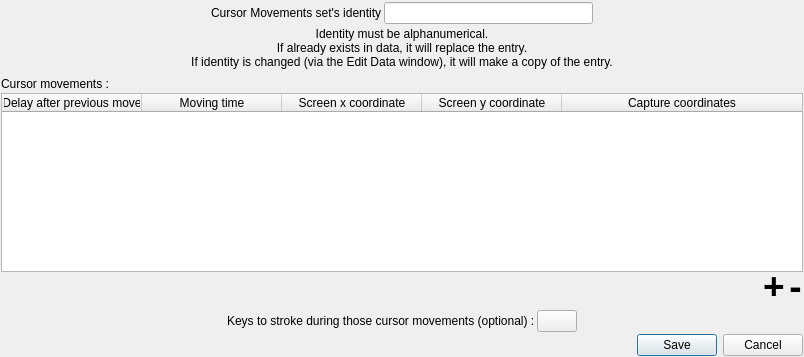
<?xml version="1.0" encoding="UTF-8"?>
<ui version="4.0">
 <class>CursorMovementsSelectedEditDialog</class>
 <widget class="QDialog" name="CursorMovementsSelectedEditDialog">
  <property name="geometry">
   <rect>
    <x>0</x>
    <y>0</y>
    <width>804</width>
    <height>357</height>
   </rect>
  </property>
  <property name="windowTitle">
   <string>Create/Edit/View a cursor movements set</string>
  </property>
  <layout class="QVBoxLayout" name="verticalLayout">
   <property name="spacing">
    <number>2</number>
   </property>
   <property name="leftMargin">
    <number>1</number>
   </property>
   <property name="topMargin">
    <number>1</number>
   </property>
   <property name="rightMargin">
    <number>1</number>
   </property>
   <property name="bottomMargin">
    <number>1</number>
   </property>
   <item>
    <spacer name="verticalSpacer_3">
     <property name="orientation">
      <enum>Qt::Orientation::Vertical</enum>
     </property>
     <property name="sizeType">
      <enum>QSizePolicy::Policy::Preferred</enum>
     </property>
     <property name="sizeHint" stdset="0">
      <size>
       <width>10</width>
       <height>10</height>
      </size>
     </property>
    </spacer>
   </item>
   <item>
    <widget class="QWidget" name="widget" native="true">
     <layout class="QHBoxLayout" name="horizontalLayout_6">
      <property name="spacing">
       <number>2</number>
      </property>
      <property name="leftMargin">
       <number>1</number>
      </property>
      <property name="topMargin">
       <number>1</number>
      </property>
      <property name="rightMargin">
       <number>1</number>
      </property>
      <property name="bottomMargin">
       <number>1</number>
      </property>
      <item>
       <spacer name="horizontalSpacer_8">
        <property name="orientation">
         <enum>Qt::Orientation::Horizontal</enum>
        </property>
        <property name="sizeHint" stdset="0">
         <size>
          <width>40</width>
          <height>20</height>
         </size>
        </property>
       </spacer>
      </item>
      <item>
       <widget class="QLabel" name="label_5">
        <property name="text">
         <string>Cursor Movements set's identity</string>
        </property>
       </widget>
      </item>
      <item>
       <widget class="QLineEdit" name="lineEdit"/>
      </item>
      <item>
       <spacer name="horizontalSpacer_9">
        <property name="orientation">
         <enum>Qt::Orientation::Horizontal</enum>
        </property>
        <property name="sizeHint" stdset="0">
         <size>
          <width>40</width>
          <height>20</height>
         </size>
        </property>
       </spacer>
      </item>
     </layout>
    </widget>
   </item>
   <item>
    <widget class="QLabel" name="label_3">
     <property name="text">
      <string>Identity must be alphanumerical.
If already exists in data, it will replace the entry.
If identity is changed (via the Edit Data window), it will make a copy of the entry.</string>
     </property>
     <property name="alignment">
      <set>Qt::AlignmentFlag::AlignCenter</set>
     </property>
    </widget>
   </item>
   <item>
    <spacer name="verticalSpacer_2">
     <property name="orientation">
      <enum>Qt::Orientation::Vertical</enum>
     </property>
     <property name="sizeType">
      <enum>QSizePolicy::Policy::Preferred</enum>
     </property>
     <property name="sizeHint" stdset="0">
      <size>
       <width>20</width>
       <height>20</height>
      </size>
     </property>
    </spacer>
   </item>
   <item>
    <widget class="QLabel" name="label">
     <property name="text">
      <string>Cursor movements :</string>
     </property>
    </widget>
   </item>
   <item>
    <widget class="QTableWidget" name="tableWidget">
     <property name="editTriggers">
      <set>QAbstractItemView::EditTrigger::NoEditTriggers</set>
     </property>
     <property name="showDropIndicator" stdset="0">
      <bool>false</bool>
     </property>
     <property name="dragDropOverwriteMode">
      <bool>false</bool>
     </property>
     <property name="alternatingRowColors">
      <bool>true</bool>
     </property>
     <property name="selectionMode">
      <enum>QAbstractItemView::SelectionMode::SingleSelection</enum>
     </property>
     <property name="selectionBehavior">
      <enum>QAbstractItemView::SelectionBehavior::SelectRows</enum>
     </property>
     <property name="columnCount">
      <number>5</number>
     </property>
     <attribute name="horizontalHeaderDefaultSectionSize">
      <number>140</number>
     </attribute>
     <attribute name="horizontalHeaderStretchLastSection">
      <bool>true</bool>
     </attribute>
     <attribute name="verticalHeaderVisible">
      <bool>false</bool>
     </attribute>
     <column>
      <property name="text">
       <string>Delay after previous move</string>
      </property>
     </column>
     <column>
      <property name="text">
       <string>Moving time</string>
      </property>
     </column>
     <column>
      <property name="text">
       <string>Screen x coordinate</string>
      </property>
     </column>
     <column>
      <property name="text">
       <string>Screen y coordinate</string>
      </property>
     </column>
     <column>
      <property name="text">
       <string>Capture coordinates</string>
      </property>
     </column>
    </widget>
   </item>
   <item>
    <spacer name="verticalSpacer">
     <property name="orientation">
      <enum>Qt::Orientation::Vertical</enum>
     </property>
     <property name="sizeType">
      <enum>QSizePolicy::Policy::Preferred</enum>
     </property>
     <property name="sizeHint" stdset="0">
      <size>
       <width>10</width>
       <height>10</height>
      </size>
     </property>
    </spacer>
   </item>
   <item>
    <layout class="QHBoxLayout" name="horizontalLayout_5">
     <item>
      <spacer name="horizontalSpacer_7">
       <property name="orientation">
        <enum>Qt::Orientation::Horizontal</enum>
       </property>
       <property name="sizeHint" stdset="0">
        <size>
         <width>40</width>
         <height>20</height>
        </size>
       </property>
      </spacer>
     </item>
     <item>
      <widget class="QPushButton" name="addMovsButton">
       <property name="sizePolicy">
        <sizepolicy hsizetype="Minimum" vsizetype="Minimum">
         <horstretch>0</horstretch>
         <verstretch>0</verstretch>
        </sizepolicy>
       </property>
       <property name="maximumSize">
        <size>
         <width>45</width>
         <height>45</height>
        </size>
       </property>
       <property name="font">
        <font>
         <pointsize>28</pointsize>
         <bold>true</bold>
        </font>
       </property>
       <property name="styleSheet">
        <string notr="true">QPushButton{padding-top:-10px;}</string>
       </property>
       <property name="text">
        <string notr="true">+</string>
       </property>
       <property name="flat">
        <bool>true</bool>
       </property>
      </widget>
     </item>
     <item>
      <widget class="QPushButton" name="removeMovsButton">
       <property name="sizePolicy">
        <sizepolicy hsizetype="Minimum" vsizetype="Minimum">
         <horstretch>0</horstretch>
         <verstretch>0</verstretch>
        </sizepolicy>
       </property>
       <property name="maximumSize">
        <size>
         <width>45</width>
         <height>45</height>
        </size>
       </property>
       <property name="font">
        <font>
         <pointsize>28</pointsize>
         <bold>true</bold>
        </font>
       </property>
       <property name="styleSheet">
        <string notr="true">QPushButton{padding-top:-10px;}</string>
       </property>
       <property name="text">
        <string notr="true">-</string>
       </property>
       <property name="flat">
        <bool>true</bool>
       </property>
      </widget>
     </item>
    </layout>
   </item>
   <item>
    <layout class="QHBoxLayout" name="horizontalLayout_7">
     <item>
      <spacer name="horizontalSpacer_10">
       <property name="orientation">
        <enum>Qt::Orientation::Horizontal</enum>
       </property>
       <property name="sizeHint" stdset="0">
        <size>
         <width>40</width>
         <height>20</height>
        </size>
       </property>
      </spacer>
     </item>
     <item>
      <widget class="QLabel" name="label_2">
       <property name="text">
        <string>Keys to stroke during those cursor movements (optional) :</string>
       </property>
      </widget>
     </item>
     <item>
      <widget class="QPushButton" name="keysStrokeButton">
       <property name="text">
        <string/>
       </property>
      </widget>
     </item>
     <item>
      <spacer name="horizontalSpacer_11">
       <property name="orientation">
        <enum>Qt::Orientation::Horizontal</enum>
       </property>
       <property name="sizeHint" stdset="0">
        <size>
         <width>40</width>
         <height>20</height>
        </size>
       </property>
      </spacer>
     </item>
    </layout>
   </item>
   <item>
    <widget class="QDialogButtonBox" name="buttonBox">
     <property name="orientation">
      <enum>Qt::Orientation::Horizontal</enum>
     </property>
     <property name="standardButtons">
      <set>QDialogButtonBox::StandardButton::Cancel|QDialogButtonBox::StandardButton::Save</set>
     </property>
    </widget>
   </item>
  </layout>
 </widget>
 <resources/>
 <connections>
  <connection>
   <sender>buttonBox</sender>
   <signal>accepted()</signal>
   <receiver>CursorMovementsSelectedEditDialog</receiver>
   <slot>accept()</slot>
   <hints>
    <hint type="sourcelabel">
     <x>474</x>
     <y>655</y>
    </hint>
    <hint type="destinationlabel">
     <x>368</x>
     <y>215</y>
    </hint>
   </hints>
  </connection>
  <connection>
   <sender>buttonBox</sender>
   <signal>rejected()</signal>
   <receiver>CursorMovementsSelectedEditDialog</receiver>
   <slot>reject()</slot>
   <hints>
    <hint type="sourcelabel">
     <x>474</x>
     <y>655</y>
    </hint>
    <hint type="destinationlabel">
     <x>368</x>
     <y>215</y>
    </hint>
   </hints>
  </connection>
 </connections>
</ui>
